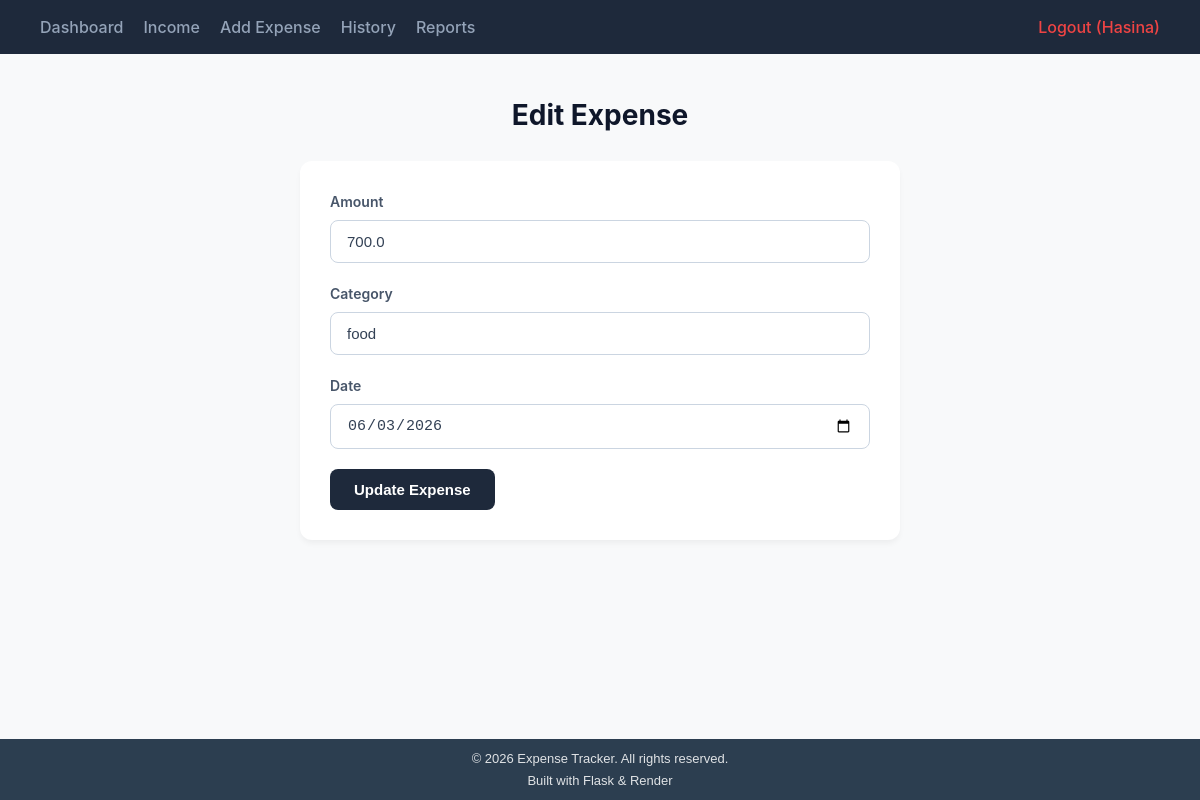
/edit/4 (signed in), run on the app's committed database.
### tables this page shows
CREATE TABLE expenses (
            id INTEGER PRIMARY KEY AUTOINCREMENT,
            amount REAL NOT NULL,
            category TEXT NOT NULL,
            date TEXT NOT NULL,
            user_id INTEGER,
            FOREIGN KEY(user_id) REFERENCES users(id)
        );

### app.py (the view, shortened to what this page needs)
@app.route('/edit/<int:id>', methods=['GET', 'POST'])
def edit_expense(id):
    if 'user_id' not in session:
        return redirect(url_for('login'))
    current_user_id = session['user_id']
    conn = sqlite3.connect(DB_PATH)
    cursor = conn.cursor()
    cursor.execute("SELECT * FROM expenses WHERE id=? AND user_id=?", (id, current_user_id))
    expense = cursor.fetchone()
    conn.close()
    if expense is None:
        return "Record not found or unauthorized!", 404
    return render_template('edit_expense.html', expense=expense)

### templates/edit_expense.html (shortened to what this page needs)
<!DOCTYPE html>
<html lang="en">
<head>
    <link rel="stylesheet" href="{{ url_for('static', filename='style.css') }}">
</head>
<body>
<div class="navbar">
    <a href="/">Dashboard</a>
    <a href="/income">Income</a>
    <a href="/add">Add Expense</a>
    <a href="/history">History</a>
    <a href="/reports">Reports</a>
    <a href="/logout" style="margin-left: auto; color: #ef4444; text-decoration: none;">Logout ({{ session['username'] }})</a>
</div>
<div class="dashboard-container">
    <h1 class="page-title" style="text-align: center; margin-bottom: 25px;">Edit Expense</h1>
    <div class="table-section" style="max-width: 600px; margin: 0 auto;">
        <form method="POST">
            <div class="form-group">
                <label>Amount</label>
                <input type="number" step="0.01" name="amount" value="{{ expense[1] }}" required class="form-control">
            </div>
            <div class="form-group">
                <label>Category</label>
                <input type="text" name="category" value="{{ expense[2] }}" required class="form-control">
            </div>
            <div class="form-group">
                <label>Date</label>
                <input type="date" name="date" value="{{ expense[3] }}" required class="form-control">
            </div>
            <button type="submit" class="btn-submit">Update Expense</button>
        </form>
    </div>
</div>
{% include 'footer.html' %}
</body>
</html>

### static/style.css (style rules this page uses)
*, *::before, *::after { box-sizing: border-box; margin: 0; padding: 0; }
body { font-family: -apple-system, BlinkMacSystemFont, "Segoe UI", Roboto, Helvetica, Arial, sans-serif; background-color: #f8f9fa; color: #333; line-height: 1.5; }
.navbar { background-color: #1e293b; padding: 15px 40px; display: flex; gap: 20px; }
.navbar a { color: #94a3b8; text-decoration: none; font-size: 16px; font-weight: 500; transition: color 0.2s ease; }
.dashboard-container { width: 90%; max-width: 1200px; margin: 40px auto; }
.page-title { margin-bottom: 25px; font-size: 28px; color: #0f172a; }
.table-section { background: #ffffff; padding: 30px; border-radius: 12px; box-shadow: 0 4px 6px -1px rgba(0, 0, 0, 0.05); margin-bottom: 30px; }
.form-group { margin-bottom: 20px; }
.form-group label { display: block; font-size: 14px; font-weight: 600; color: #475569; margin-bottom: 8px; }
.form-control { width: 100%; padding: 12px 16px; font-size: 15px; color: #334155; background-color: #ffffff; border: 1px solid #cbd5e1; border-radius: 8px; outline: none; transition: border-color 0.2s; }
.btn-submit { padding: 12px 24px; background-color: #1e293b; color: #ffffff; border: none; border-radius: 8px; font-size: 15px; font-weight: 600; cursor: pointer; transition: background-color 0.2s; }
html, body { height: 100%; margin: 0; display: flex; flex-direction: column; }

### data on the page
expenses: amount "700.0", category "food", date "06/03/2026"

### other printed values
{{ session['username'] }} "Hasina"
